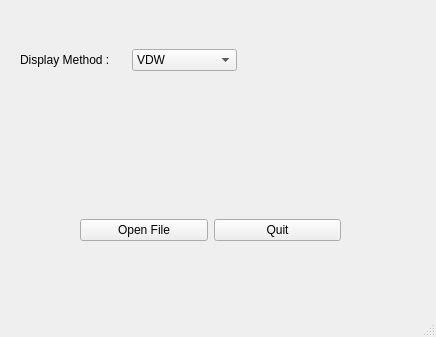
<?xml version="1.0" encoding="UTF-8"?>
<ui version="4.0">
 <class>MainWindow</class>
 <widget class="QMainWindow" name="MainWindow">
  <property name="geometry">
   <rect>
    <x>0</x>
    <y>0</y>
    <width>436</width>
    <height>337</height>
   </rect>
  </property>
  <property name="windowTitle">
   <string>MainWindow</string>
  </property>
  <widget class="QWidget" name="centralwidget">
   <widget class="QWidget" name="horizontalLayoutWidget">
    <property name="geometry">
     <rect>
      <x>80</x>
      <y>190</y>
      <width>261</width>
      <height>80</height>
     </rect>
    </property>
    <layout class="QHBoxLayout" name="horizontalLayout">
     <item>
      <widget class="QPushButton" name="pushButton">
       <property name="text">
        <string>Open File</string>
       </property>
      </widget>
     </item>
     <item>
      <widget class="QPushButton" name="pushButton_2">
       <property name="text">
        <string>Quit</string>
       </property>
      </widget>
     </item>
    </layout>
   </widget>
   <widget class="QWidget" name="horizontalLayoutWidget_2">
    <property name="geometry">
     <rect>
      <x>20</x>
      <y>20</y>
      <width>217</width>
      <height>80</height>
     </rect>
    </property>
    <layout class="QHBoxLayout" name="horizontalLayout_2">
     <item>
      <widget class="QLabel" name="label">
       <property name="text">
        <string>Display Method :</string>
       </property>
      </widget>
     </item>
     <item>
      <widget class="QComboBox" name="comboBox">
       <item>
        <property name="text">
         <string>VDW</string>
        </property>
       </item>
       <item>
        <property name="text">
         <string>Liquorice</string>
        </property>
       </item>
       <item>
        <property name="text">
         <string>CPK</string>
        </property>
       </item>
      </widget>
     </item>
    </layout>
   </widget>
  </widget>
  <widget class="QStatusBar" name="statusbar"/>
  <widget class="QMenuBar" name="menuBar">
   <property name="geometry">
    <rect>
     <x>0</x>
     <y>0</y>
     <width>436</width>
     <height>25</height>
    </rect>
   </property>
  </widget>
  <action name="actionSelect">
   <property name="text">
    <string>select</string>
   </property>
  </action>
  <action name="actionOpen">
   <property name="text">
    <string>open</string>
   </property>
  </action>
  <action name="actionSave">
   <property name="text">
    <string>save</string>
   </property>
  </action>
  <action name="actionSave_as">
   <property name="text">
    <string>save as </string>
   </property>
  </action>
 </widget>
 <resources/>
 <connections/>
</ui>
